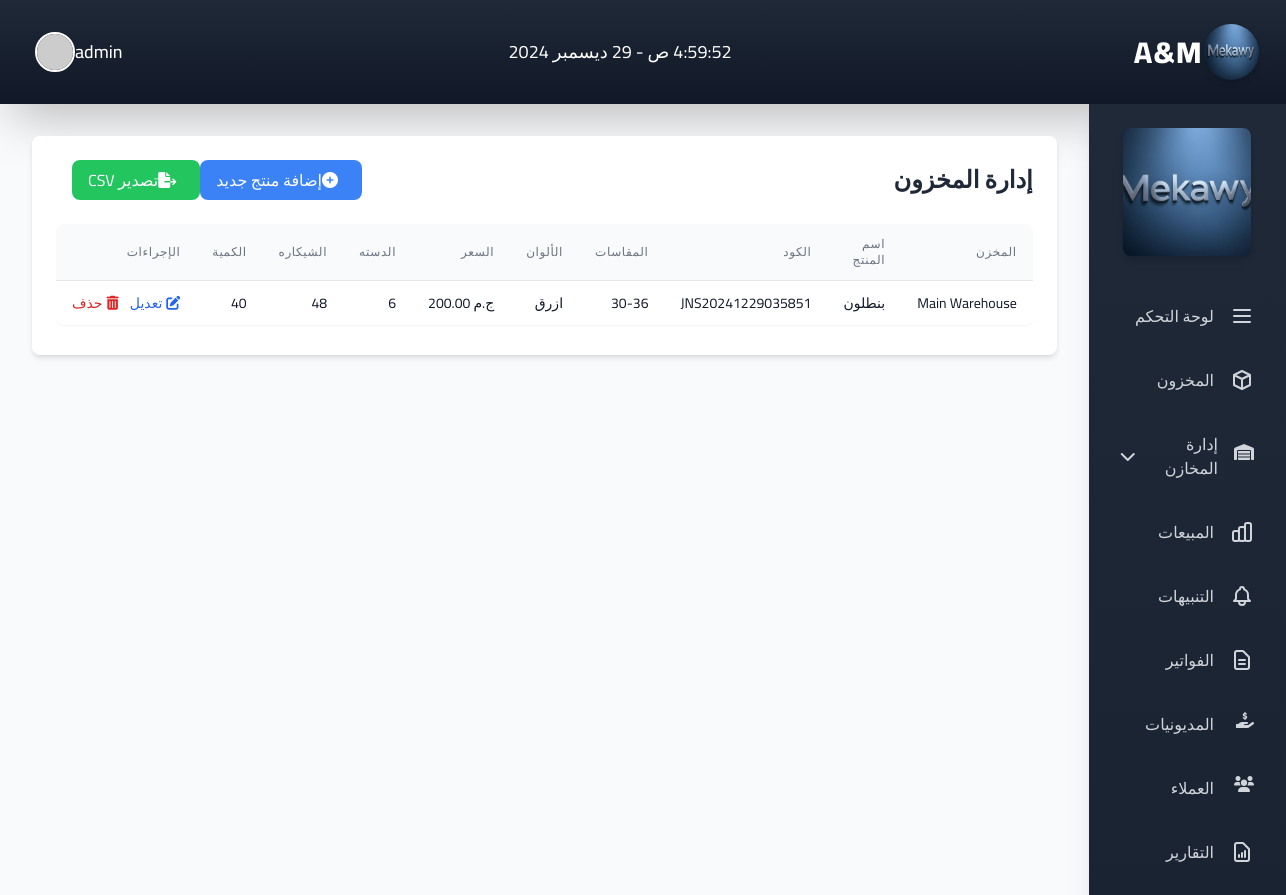
Page /inventory (signed in) on the committed database.
### app.py (models this page shows, shortened)
class Settings(db.Model):
    id = db.Column(db.Integer, primary_key=True)
    brand_name = db.Column(db.String(100), default='My Store')
    logo_url = db.Column(db.String(200))
    sidebar_image_url = db.Column(db.String(200))
    owner_email = db.Column(db.String(120))
    theme_color = db.Column(db.String(20), default='#007bff')
    about_title = db.Column(db.String(200))
    about_text = db.Column(db.Text)
    contact_phone = db.Column(db.String(50))
    contact_email = db.Column(db.String(120))
    show_dashboard = db.Column(db.Boolean, default=True)
    show_inventory = db.Column(db.Boolean, default=True)
    show_warehouses = db.Column(db.Boolean, default=True)
    show_sales = db.Column(db.Boolean, default=True)
    show_alerts = db.Column(db.Boolean, default=True)
    show_invoices = db.Column(db.Boolean, default=True)
    show_reports = db.Column(db.Boolean, default=True)
    show_debtors = db.Column(db.Boolean, default=True)
    show_clients = db.Column(db.Boolean, default=True)
    show_settings = db.Column(db.Boolean, default=True)
    sidebar_order = db.Column(db.String(500), default='dashboard,inventory,warehouses,sales,alerts,invoices,reports,debtors,clients')

class User(UserMixin, db.Model):
    id = db.Column(db.Integer, primary_key=True)
    username = db.Column(db.String(80), unique=True, nullable=False)
    password = db.Column(db.String(120), nullable=False)
    is_admin = db.Column(db.Boolean, default=False)
    role = db.Column(db.String(20), default='staff')  # 'owner', 'hr', 'staff'

class JeansStock(db.Model):
    __tablename__ = 'jeans_stock'
    __table_args__ = {'extend_existing': True}
    id = db.Column(db.Integer, primary_key=True)
    jeans_id = db.Column(db.Integer, db.ForeignKey('jeans.id'))
    warehouse_id = db.Column(db.Integer, db.ForeignKey('warehouse.id'))
    quantity = db.Column(db.Integer, default=0)
    warehouse = db.relationship('Warehouse', backref='jeans_stocks')

class Warehouse(db.Model):
    id = db.Column(db.Integer, primary_key=True)
    name = db.Column(db.String(100), nullable=False)
    location = db.Column(db.String(200))
    description = db.Column(db.Text)
    items = db.relationship('InvoiceItem', back_populates='warehouse')

class Jeans(db.Model):
    id = db.Column(db.Integer, primary_key=True)
    name = db.Column(db.String(100), nullable=False)  # اسم المنتج
    barcode = db.Column(db.String(50), unique=True)  # الكود
    sizes = db.Column(db.String(200), nullable=False)  # المقاسات
    colors = db.Column(db.String(200), nullable=False)  # الالوان
    price = db.Column(db.Float, nullable=False)  # السعر بالجنيه
    quantity = db.Column(db.Integer, default=0)
    pieces_per_dozen = db.Column(db.Integer, nullable=False)  # الدسته كام قطعه
    dozens_per_package = db.Column(db.Integer, nullable=False)  # الشيكاره كام دسته
    image_url = db.Column(db.String(200))
    date_added = db.Column(db.DateTime, default=datetime.utcnow)
    stocks = db.relationship('JeansStock', backref='jeans')

### app.py (the view)
@app.route('/inventory')
@login_required
def inventory():
    items = Jeans.query.all()
    return render_template('inventory.html', items=items)

### app.py (called while the page is built)
@app.context_processor
def inject_settings():
    settings = Settings.query.first()
    if not settings:
        settings = Settings()
        db.session.add(settings)
        db.session.commit()
    return dict(settings=settings)

@login_manager.user_loader
def load_user(user_id):
    return User.query.get(int(user_id))

### templates/inventory.html
{% extends 'base.html' %}
{% block content %}
<div class="bg-white rounded-lg shadow-md p-4 md:p-6">
    <div class="flex flex-col md:flex-row justify-between items-center mb-6 space-y-4 md:space-y-0">
        <h2 class="text-2xl font-bold text-gray-800">إدارة المخزون</h2>
        <div class="flex flex-col sm:flex-row space-y-2 sm:space-y-0 sm:space-x-4 w-full md:w-auto">
            <a href="{{ url_for('add') }}" class="bg-blue-500 text-white px-4 py-2 rounded-lg hover:bg-blue-600 transition duration-200 ease-in-out text-center">
                <i class="fas fa-plus-circle mr-2"></i>إضافة منتج جديد
            </a>
            <a href="{{ url_for('export_csv') }}" class="bg-green-500 text-white px-4 py-2 rounded-lg hover:bg-green-600 transition duration-200 ease-in-out text-center">
                <i class="fas fa-file-export mr-2"></i>تصدير CSV
            </a>
        </div>
    </div>
    <div class="overflow-x-auto -mx-4 md:mx-0">
        <div class="inline-block min-w-full shadow-sm rounded-lg overflow-hidden">
            <table class="min-w-full divide-y divide-gray-200">
                <thead>
                    <tr class="bg-gray-50">
                        <th class="px-4 py-3 text-right text-xs font-medium text-gray-500 uppercase tracking-wider">المخزن</th>
                        <th class="px-4 py-3 text-right text-xs font-medium text-gray-500 uppercase tracking-wider">اسم المنتج</th>
                        <th class="px-4 py-3 text-right text-xs font-medium text-gray-500 uppercase tracking-wider">الكود</th>
                        <th class="px-4 py-3 text-right text-xs font-medium text-gray-500 uppercase tracking-wider">المقاسات</th>
                        <th class="px-4 py-3 text-right text-xs font-medium text-gray-500 uppercase tracking-wider">الألوان</th>
                        <th class="px-4 py-3 text-right text-xs font-medium text-gray-500 uppercase tracking-wider">السعر</th>
                        <th class="px-4 py-3 text-right text-xs font-medium text-gray-500 uppercase tracking-wider">الدسته</th>
                        <th class="px-4 py-3 text-right text-xs font-medium text-gray-500 uppercase tracking-wider">الشيكاره</th>
                        <th class="px-4 py-3 text-right text-xs font-medium text-gray-500 uppercase tracking-wider">الكمية</th>
                        <th class="px-4 py-3 text-right text-xs font-medium text-gray-500 uppercase tracking-wider">الإجراءات</th>
                    </tr>
                </thead>
                <tbody class="bg-white divide-y divide-gray-200">
                    {% for item in items %}
                        {% for stock in item.stocks %}
                        <tr class="hover:bg-gray-50 transition-colors duration-200">
                            <td class="px-4 py-3 whitespace-nowrap text-sm text-gray-900">{{ stock.warehouse.name }}</td>
                            <td class="px-4 py-3 whitespace-nowrap text-sm text-gray-900">{{ item.name }}</td>
                            <td class="px-4 py-3 whitespace-nowrap text-sm text-gray-900">{{ item.barcode }}</td>
                            <td class="px-4 py-3 whitespace-nowrap text-sm text-gray-900">{{ item.sizes }}</td>
                            <td class="px-4 py-3 whitespace-nowrap text-sm text-gray-900">{{ item.colors }}</td>
                            <td class="px-4 py-3 whitespace-nowrap text-sm text-gray-900">ج.م {{ "%.2f"|format(item.price) }}</td>
                            <td class="px-4 py-3 whitespace-nowrap text-sm text-gray-900">{{ item.pieces_per_dozen }}</td>
                            <td class="px-4 py-3 whitespace-nowrap text-sm text-gray-900">{{ item.dozens_per_package }}</td>
                            <td class="px-4 py-3 whitespace-nowrap text-sm text-gray-900">{{ stock.quantity }}</td>
                            <td class="px-4 py-3 whitespace-nowrap text-sm font-medium space-x-2 rtl:space-x-reverse">
                                <a href="{{ url_for('update', id=item.id) }}" class="inline-flex items-center text-blue-600 hover:text-blue-800 transition duration-200">
                                    <i class="fas fa-edit ml-1"></i>تعديل
                                </a>
                                <a href="{{ url_for('delete', id=item.id) }}" class="inline-flex items-center text-red-600 hover:text-red-800 transition duration-200" onclick="return confirm('هل أنت متأكد؟')">
                                    <i class="fas fa-trash-alt ml-1"></i>حذف
                                </a>
                            </td>
                        </tr>
                        {% endfor %}
                    {% endfor %}
                </tbody>
            </table>
        </div>
    </div>
</div>
{% endblock %}

### templates/components/header.html (shortened to what this page needs)
<header class="bg-gradient-to-b from-gray-800 to-gray-900 shadow-2xl">
    <div class="container mx-auto px-6">
        <div class="flex justify-between items-center py-6">
            <div class="flex items-center space-x-4">
                {% if settings.logo_url %}
                    <img src="{{ url_for('static', filename=settings.logo_url.replace('/static/', '')) }}" alt="شعار متجر الجينز" class="h-14 w-14 rounded-full shadow-md transform hover:scale-110 transition-transform duration-300">
                {% else %}
                    <img src="{{ url_for('static', filename='img/default-logo.png') }}" alt="شعار متجر الجينز" class="h-14 w-14 rounded-full shadow-md transform hover:scale-110 transition-transform duration-300">
                {% endif %}
                <h1 class="text-3xl font-extrabold text-white tracking-wider hover:text-blue-200 transition-colors duration-300">A&M</h1>
            </div>
            <span class="text-white text-lg" id="currentTime"></span>
            <div class="flex items-center space-x-6">
                <div class="relative group">
                    <button class="flex items-center space-x-2 text-white hover:text-blue-200 transition-colors duration-300">
                        <span class="text-lg font-medium">{{ current_user.username }}</span>
                        <img src="https://i.pravatar.cc/150?img=12" alt="Profile" class="h-10 w-10 rounded-full border-2 border-white">
                    </button>
                </div>
            </div>
        </div>
    </div>
</header>

### templates/components/sidebar.html (shortened to what this page needs)
<aside class="bg-gradient-to-b from-gray-800 to-gray-900 text-white w-full md:w-64 min-h-screen px-4 py-6 shadow-xl">
    <div class="mb-8 transition-transform hover:scale-105">
        {% if settings.logo_url %}
            <img src="{{ url_for('static', filename=settings.logo_url.replace('/static/', '')) }}" alt="شعار متجر الجينز" class="mx-auto rounded-lg shadow-md w-32 h-32 object-cover">
        {% else %}
            <img src="{{ url_for('static', filename='img/default-logo.png') }}" alt="شعار متجر الجينز" class="mx-auto rounded-lg shadow-md w-32 h-32 object-cover">
        {% endif %}
    </div>
    <nav>
        <ul class="space-y-2">
            {% set order = settings.sidebar_order.split(',') %}
            {% for item in order %}
                {% if item == 'dashboard' and settings.show_dashboard %}
                    <li>
                        <a href="/dashboard" class="flex items-center justify-start gap-4 p-4 hover:bg-gray-700/60 rounded-xl transition-all duration-300 ease-in-out hover:shadow-lg group">
                            <svg class="w-6 h-6 text-gray-300 group-hover:text-white transition-colors" fill="none" stroke="currentColor" viewBox="0 0 24 24">
                                <path stroke-linecap="round" stroke-linejoin="round" stroke-width="2" d="M4 6h16M4 12h16M4 18h16"></path>
                            </svg>
                            <span class="text-base font-medium text-gray-300 group-hover:text-white transition-colors">لوحة التحكم</span>
                        </a>
                    </li>
                {% endif %}
                {% if item == 'inventory' and settings.show_inventory %}
                    <li>
                        <a href="/inventory" class="flex items-center justify-start gap-4 p-4 hover:bg-gray-700/60 rounded-xl transition-all duration-300 ease-in-out hover:shadow-lg group">
                            <svg class="w-6 h-6 text-gray-300 group-hover:text-white transition-colors" fill="none" stroke="currentColor" viewBox="0 0 24 24">
                                <path stroke-linecap="round" stroke-linejoin="round" stroke-width="2" d="M20 7l-8-4-8 4m16 0l-8 4m8-4v10l-8 4m0-10L4 7m8 4v10M4 7v10l8 4"></path>
                            </svg>
                            <span class="text-base font-medium text-gray-300 group-hover:text-white transition-colors">المخزون</span>
                        </a>
                    </li>
                {% endif %}
                {% if item == 'warehouses' and settings.show_warehouses %}
                    <li class="sidebar-item">
                        <a href="#" class="flex items-center justify-start gap-4 p-4 hover:bg-gray-700/60 rounded-xl transition-all duration-300 ease-in-out hover:shadow-lg group" onclick="toggleSubmenu('warehouseSubmenu')">
                            <i class="fas fa-warehouse text-gray-300 group-hover:text-white transition-colors w-6 h-6"></i>
                            <span class="text-base font-medium text-gray-300 group-hover:text-white transition-colors">إدارة المخازن</span>
                            <i class="fas fa-chevron-down text-gray-300 group-hover:text-white transition-colors ml-auto"></i>
                        </a>
                    </li>
                {% endif %}
                {% if item == 'sales' and settings.show_sales %}
                    <li>
                        <a href="/sales" class="flex items-center justify-start gap-4 p-4 hover:bg-gray-700/60 rounded-xl transition-all duration-300 ease-in-out hover:shadow-lg group">
                            <span class="text-base font-medium text-gray-300 group-hover:text-white transition-colors">المبيعات</span>
                        </a>
                    </li>
                {% endif %}
                {% if item == 'alerts' and settings.show_alerts %}
                    <li>
                        <a href="/alerts" class="flex items-center justify-start gap-4 p-4 hover:bg-gray-700/60 rounded-xl transition-all duration-300 ease-in-out hover:shadow-lg group">
                            <span class="text-base font-medium text-gray-300 group-hover:text-white transition-colors">التنبيهات</span>
                        </a>
                    </li>
                {% endif %}
                {% if item == 'invoices' and settings.show_invoices %}
                    <li>
                        <a href="{{ url_for('list_invoices') }}" class="flex items-center justify-start gap-4 p-4 hover:bg-gray-700/60 rounded-xl transition-all duration-300 ease-in-out hover:shadow-lg group">
                            <span class="text-base font-medium text-gray-300 group-hover:text-white transition-colors">الفواتير</span>
                        </a>
                    </li>
                {% endif %}
                {% if item == 'reports' and settings.show_reports %}
                    <li>
                        <a href="/reports" class="flex items-center justify-start gap-4 p-4 hover:bg-gray-700/60 rounded-xl transition-all duration-300 ease-in-out hover:shadow-lg group">
                            <span class="text-base font-medium text-gray-300 group-hover:text-white transition-colors">التقارير</span>
                        </a>
                    </li>
                {% endif %}
                {% if item == 'debtors' and settings.show_debtors %}
                    <li class="sidebar-item">
                        <a href="{{ url_for('debtors') }}" class="flex items-center justify-start gap-4 p-4 hover:bg-gray-700/60 rounded-xl transition-all duration-300 ease-in-out hover:shadow-lg group">
                            <i class="fas fa-hand-holding-usd text-gray-300 group-hover:text-white transition-colors w-6 h-6"></i>
                            <span class="text-base font-medium text-gray-300 group-hover:text-white transition-colors">المديونيات</span>
                        </a>
                    </li>
                {% endif %}
                {% if item == 'clients' and settings.show_clients %}
                    <li class="sidebar-item">
                        <a href="{{ url_for('list_clients') }}" class="flex items-center justify-start gap-4 p-4 hover:bg-gray-700/60 rounded-xl transition-all duration-300 ease-in-out hover:shadow-lg group">
                            <i class="fas fa-users text-gray-300 group-hover:text-white transition-colors w-6 h-6"></i>
                            <span class="text-base font-medium text-gray-300 group-hover:text-white transition-colors">العملاء</span>
                        </a>
                    </li>
                {% endif %}
            {% endfor %}
        </ul>
    </nav>
</aside>

### templates/base.html (style rules this page uses)
body { font-size: 16px; touch-action: manipulation; }

### rows in the picture
Settings: logo_url (picture), show_dashboard True (drawn), show_inventory True (drawn), show_warehouses True (drawn), show_sales True (drawn), show_alerts True (drawn), show_invoices True (drawn), show_debtors True (drawn), show_clients True (drawn), show_reports True (drawn)
User: username "admin"
Jeans: name "بنطلون", barcode "JNS20241229035851", sizes "30-36", colors "ازرق", price "200.00", pieces_per_dozen "6", dozens_per_package "48"
JeansStock: warehouse.name "Main Warehouse", quantity "40"
